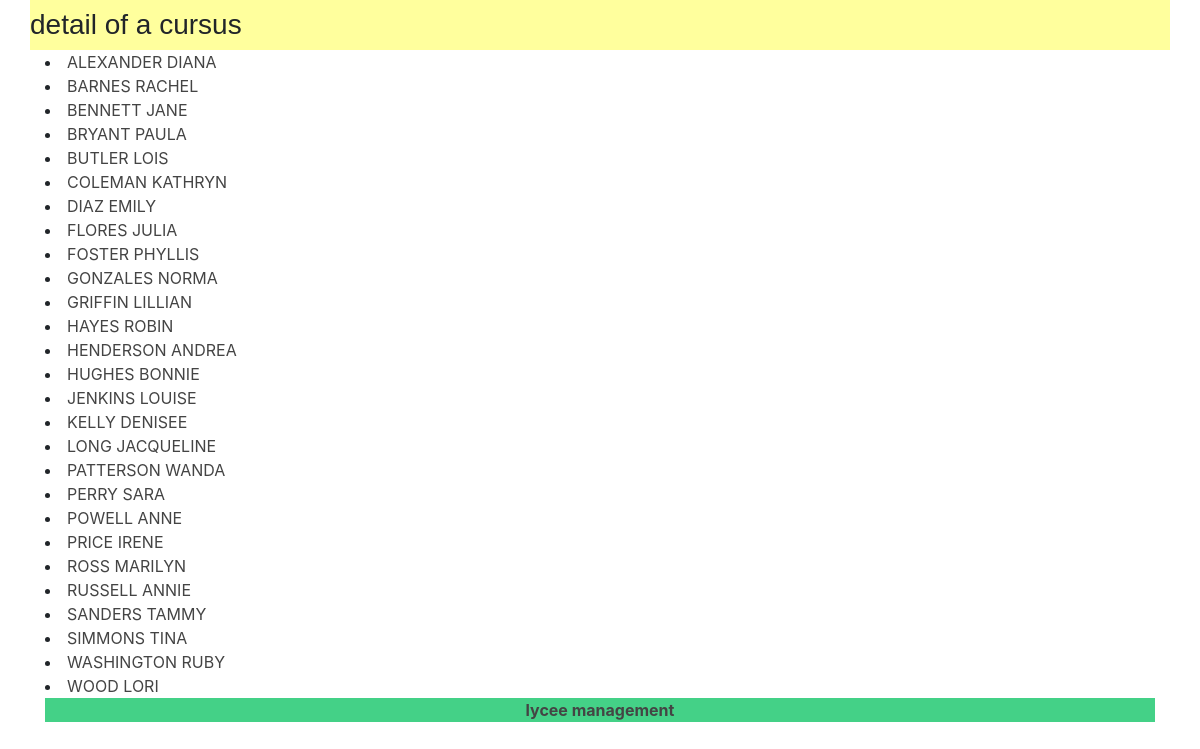
Screenshot of /lycee/11 with the database file from the repository.
### lycee/models.py (models this page shows, shortened)
class Student(models.Model):
  first_name = models.CharField(
    max_length = 50,
    blank = False,
    null = False
  )
  birth_date = models.DateField(
    verbose_name= 'date of birth',
    blank = False,
    null = False
  )
  last_name = models.CharField(
    max_length = 255,
    blank = False,
    null = False,
    help_text = "last name",
    default= '???'
  )
  phone = models.CharField(
    max_length = 10,
    verbose_name = "phone number of student",
    blank = False,
    null = False,
    help_text = "phone number of student",
    default= '0123456789'
  )
  email = models.CharField(
    max_length = 255,
    verbose_name = "email of student",
    blank = False,
    null = False,
    help_text = "email of student",
    default = 'a@a.fr'
  )
  comments = models.CharField(
    max_length = 255,
    verbose_name = "comments of student",
    blank = True,
    null = False,
    help_text = "comments of student",
    default = '...'
  )
  cursus = models.ForeignKey(
    Cursus,
    on_delete = models.CASCADE,
    null = True
  )

### lycee/views.py (the view)
# urls.py: path('lycee/<int:cursus_id>', views.detail,name="detail"),
def detail(request, cursus_id):
  result_list = Student.objects.all().filter(cursus=cursus_id).order_by('last_name')
  context = {
    'liste' : result_list,
  }
  return render(request,'lycee/detail_cursus.html',context)

### lycee/templates/lycee/detail_cursus.html (shortened to what this page needs)
{% extends "master.html" %}
{% load static %}
{% if liste %}
  {% block title %}
    <h3>detail of a cursus</h3>
  {% endblock %}
  {% block content %}
    <div class="container">
      {% for student in liste %}
        <div class="row">
          <div class = "col">
            <li> <a href="student/{{student.id }}">{{student.last_name}} {{student.first_name}}</li>
          </div>
        </div>
      {% endfor %}
    </div>
  {% endblock %}
{% else %}
  <p> No cursus to show .</p>
{% endif %}

### lycee/static/lycee/style.css (style rules this page uses)
a { color : #444444; }
html { position: relative; min-height: 100%; }

### rows the page displays
Student: last_name "ALEXANDER", first_name "DIANA"
Student: last_name "BARNES", first_name "RACHEL"
Student: last_name "BENNETT", first_name "JANE"
Student: last_name "BRYANT", first_name "PAULA"
Student: last_name "BUTLER", first_name "LOIS"
Student: last_name "COLEMAN", first_name "KATHRYN"
Student: last_name "DIAZ", first_name "EMILY"
Student: last_name "FLORES", first_name "JULIA"
Student: last_name "FOSTER", first_name "PHYLLIS"
Student: last_name "GONZALES", first_name "NORMA"
Student: last_name "GRIFFIN", first_name "LILLIAN"
Student: last_name "HAYES", first_name "ROBIN"
Student: last_name "HENDERSON", first_name "ANDREA"
Student: last_name "HUGHES", first_name "BONNIE"
Student: last_name "JENKINS", first_name "LOUISE"
Student: last_name "KELLY", first_name "DENISEE"
Student: last_name "LONG", first_name "JACQUELINE"
Student: last_name "PATTERSON", first_name "WANDA"
Student: last_name "PERRY", first_name "SARA"
Student: last_name "POWELL", first_name "ANNE"
Student: last_name "PRICE", first_name "IRENE"
Student: last_name "ROSS", first_name "MARILYN"
Student: last_name "RUSSELL", first_name "ANNIE"
Student: last_name "SANDERS", first_name "TAMMY"
Student: last_name "SIMMONS", first_name "TINA"
Student: last_name "WASHINGTON", first_name "RUBY"
Student: last_name "WOOD", first_name "LORI"
